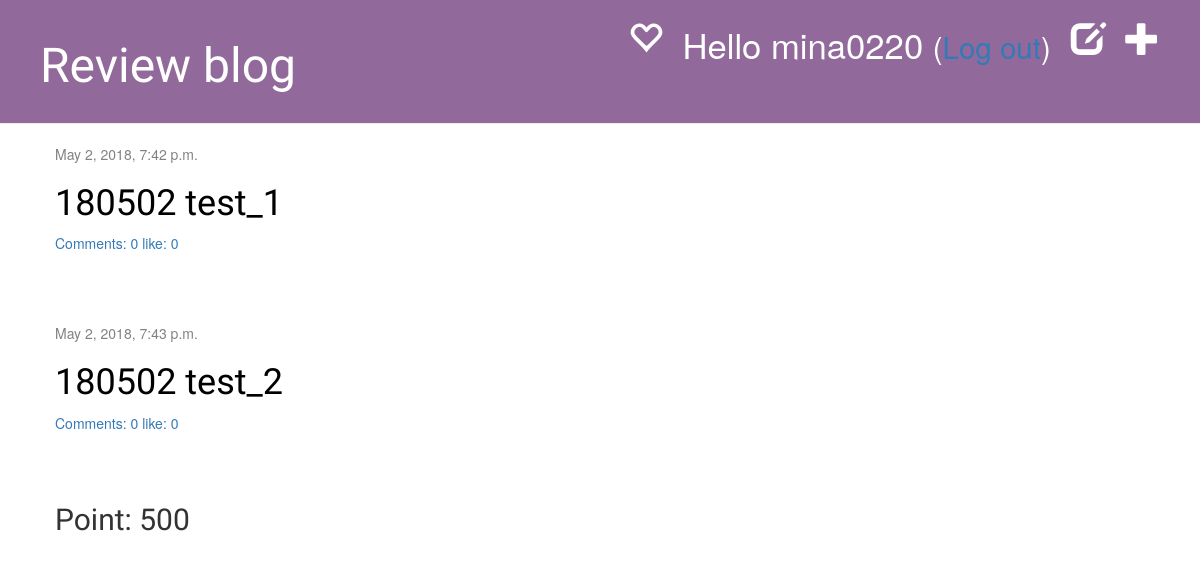
/point_check/ (signed in), run on an earlier commit of the app's database.
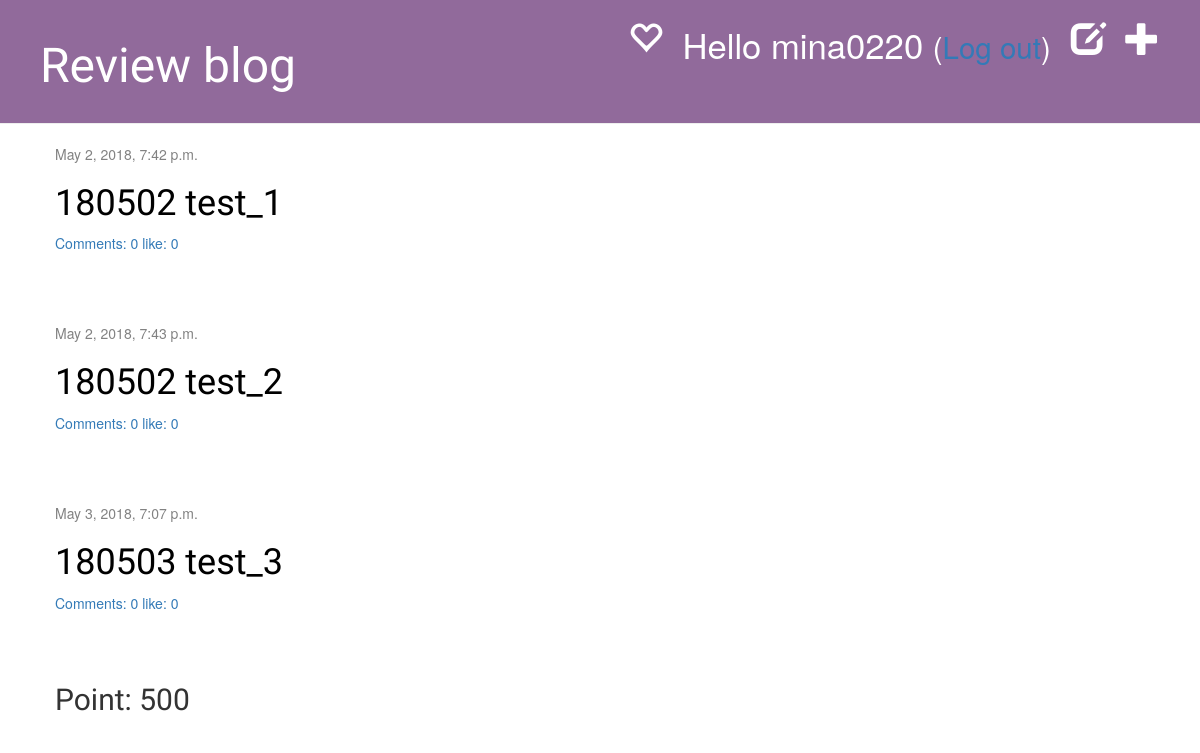
And on a later commit of the database.
### blog/models.py (models this page shows, shortened)
class Post(models.Model):
	author = models.ForeignKey('auth.User', on_delete=models.CASCADE)
	title = models.CharField(max_length=200)
	text = models.TextField()
	created_date = models.DateTimeField(default=timezone.now)
	published_date = models.DateTimeField(blank=True, null=True)
	def approved_comments(self):
		return self.comments.filter(approved_comment=True)
	def like_count(self):
		return self.like.filter(like_count=True)

### blog/views.py (the view)
# urls.py: url(r'^point_check/$', views.point_check, name='point_check'),
@login_required
def point_check(request):
    posts = Post.objects.filter(author=request.user).order_by('published_date')
    return render(request, 'blog/point_check.html', {'posts': posts})

### blog/templates/blog/point_check.html (shortened to what this page needs)
{% extends 'blog/base.html' %}
{% block content %}
  {% for post in posts %}
    <div class="post">
      <div class="date">
        {{ post.published_date }}
      </div>
      <h1><a href="{% url 'post_detail' pk=post.pk %}">{{ post.title }}</a></h1>
      <a href="{% url 'post_detail' pk=post.pk %}">Comments: {{ post.approved_comments.count }}</a>
      <a href="{% url 'post_detail' pk=post.pk %}">like: {{ post.like_count.count }} </a>
    </div>
  {% endfor %}
  <h2>
  </h2>
{% endblock %}

What changed in the data, as far as the page shows it:
added Post: published_date "May 3, 2018, 7:07 p.m.", title "180503 test_3", approved_comments.count "0", like_count.count "0"
